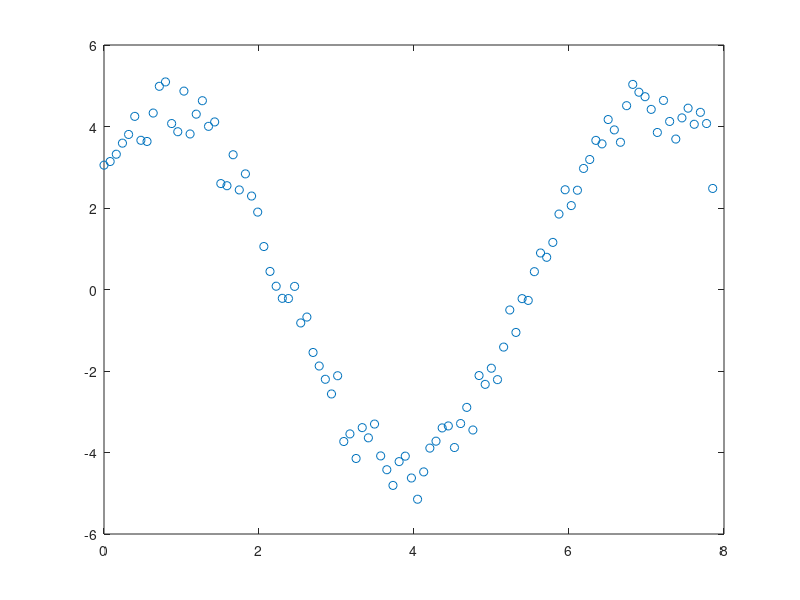

Here is the MATLAB script that generated this plot:
function myplotData
% plotData   Plot (x,y) data from columns of an external file
%
data = load('xy.dat');    %  load contents of file into data matrix  

x = data(:,1);         %  x and y are in first two columns of data
y = data(:,2);
plot(x,y,'o');

% save data to external file
dataout=[x,y];
%save mydataout.dat dataout -ascii  % for a readable ascii file
save mydataout.mat dataout % for a binary file
